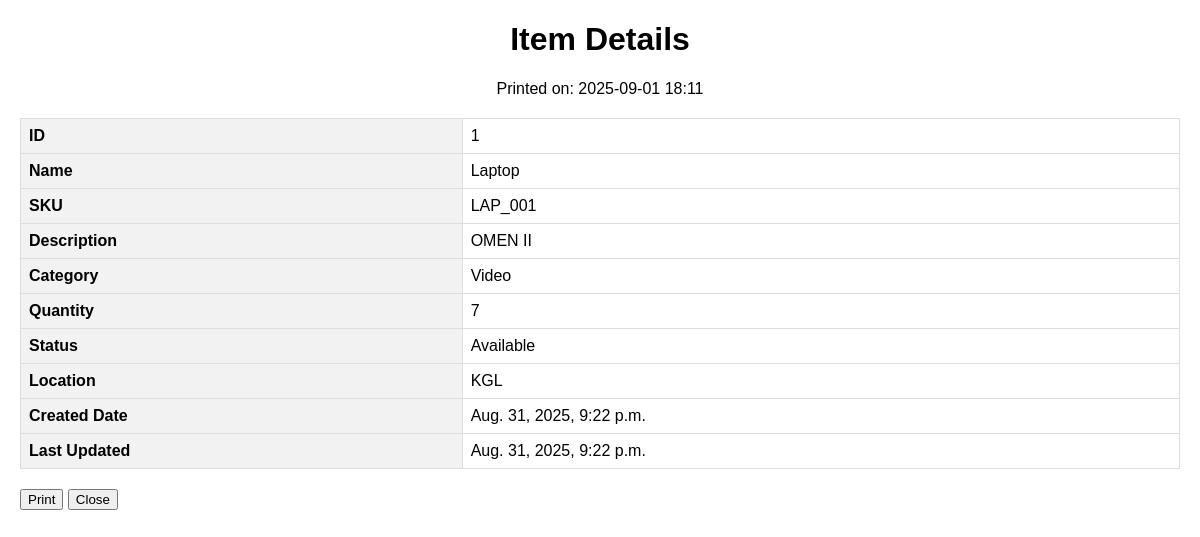
Page /item/1/print/ on the committed database.
### inventory/models.py (models this page shows, shortened)
class Item(models.Model):
    STATUS_CHOICES = [
        ('available', 'Available'),
        ('out_of_stock', 'Out of Stock'),
        ('discontinued', 'Discontinued'),
    ]
    name = models.CharField(max_length=200)
    description = models.TextField(blank=True)
    category = models.ForeignKey(Category, on_delete=models.CASCADE, related_name='items')
    sku = models.CharField(max_length=50, unique=True, verbose_name="SKU")
    barcode = models.CharField(max_length=100, blank=True, unique=True)
    cost_price = models.DecimalField(max_digits=10, decimal_places=2)
    selling_price = models.DecimalField(max_digits=10, decimal_places=2)
    quantity = models.IntegerField(default=0)
    min_stock_level = models.IntegerField(default=10)
    max_stock_level = models.IntegerField(default=100)
    status = models.CharField(max_length=20, choices=STATUS_CHOICES, default='available')
    location = models.CharField(max_length=100, blank=True)
    shelf = models.CharField(max_length=50, blank=True)
    created_at = models.DateTimeField(auto_now_add=True)
    updated_at = models.DateTimeField(auto_now=True)
    last_restocked = models.DateTimeField(null=True, blank=True)
    created_by = models.ForeignKey(User, on_delete=models.SET_NULL, null=True, related_name='created_items')
    supplier = models.CharField(max_length=200, blank=True)
    class Meta:
        ordering = ['name']
        indexes = [
            models.Index(fields=['sku']),
            models.Index(fields=['category']),
            models.Index(fields=['status']),
        ]

class Category(models.Model):
    name = models.CharField(max_length=100, unique=True)
    description = models.TextField(blank=True)
    created_at = models.DateTimeField(auto_now_add=True)
    updated_at = models.DateTimeField(auto_now=True)
    class Meta:
        verbose_name_plural = "Categories"
        ordering = ['name']
    def __str__(self):
        return self.name

### inventory/views.py (the view)
# urls.py: path("item/<int:pk>/print/", print_item_detail, name="print-item"),
def print_item_detail(request, pk):
    item = get_object_or_404(Item, pk=pk)
    return render(request, "inventory/print_item.html", {"item": item})

### inventory/templates/inventory/print_item.html (shortened to what this page needs)
<!DOCTYPE html>
<html>
  <head>
  </head>
  <body>
    <div class="header">
      <h1>Item Details</h1>
      <p>Printed on: {% now "Y-m-d H:i" %}</p>
    </div>
    <table class="item-details">
      <tr>
        <th>ID</th>
        <td>{{ item.id }}</td>
      </tr>
      <tr>
        <th>Name</th>
        <td>{{ item.name }}</td>
      </tr>
      <tr>
        <th>SKU</th>
        <td>{{ item.sku }}</td>
      </tr>
      <tr>
        <th>Description</th>
        <td>{{ item.description }}</td>
      </tr>
      <tr>
        <th>Category</th>
        <td>{{ item.category }}</td>
      </tr>
      <tr>
        <th>Quantity</th>
        <td>{{ item.quantity }}</td>
      </tr>
      <tr>
        <th>Status</th>
        <td>{{ item.get_status_display }}</td>
      </tr>
      <tr>
        <th>Location</th>
        <td>
          {% if item.location and item.shelf %} {{ item.location }}, Shelf {{
          item.shelf }} {% elif item.location %} {{ item.location }} {% else %}
          Not assigned {% endif %}
        </td>
      </tr>
      <tr>
        <th>Created Date</th>
        <td>{{ item.created_at }}</td>
      </tr>
      <tr>
        <th>Last Updated</th>
        <td>{{ item.updated_at }}</td>
      </tr>
    </table>
    <div class="no-print" style="margin-top: 20px">
      <button onclick="window.print()">Print</button>
      <button onclick="window.close()">Close</button>
    </div>
  </body>
</html>

### inventory/templates/inventory/print_item.html (style rules this page uses)
body { font-family: Arial, sans-serif; margin: 20px; }
.header { text-align: center; margin-bottom: 20px; }
.item-details { width: 100%; border-collapse: collapse; }
.item-details th, .item-details td { border: 1px solid #ddd; padding: 8px; text-align: left; }
.item-details th { background-color: #f2f2f2; }

### rows in the picture
Item: id "1", name "Laptop", sku "LAP_001", description "OMEN II", category "Video", quantity "7", status "Available", location "KGL", created_at "Aug. 31, 2025, 9:22 p.m.", updated_at "Aug. 31, 2025, 9:22 p.m."
